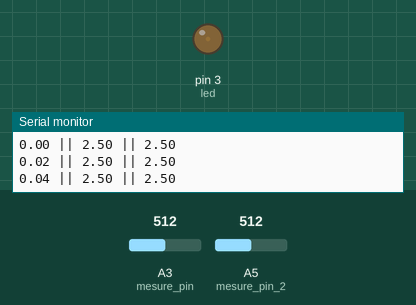
The sketch below on a simulated Arduino Uno, built with avr-gcc and run on an emulated ATmega328P. Shown: output pins drawn as LEDs (lit = HIGH), the last lines printed to the serial monitor. Inputs (shaded band) come from the test bench; at power-on: A3 (mesure_pin) = 512, A5 (mesure_pin_2) = 512.

Above: at 2.05 s.
At 4.6 s:
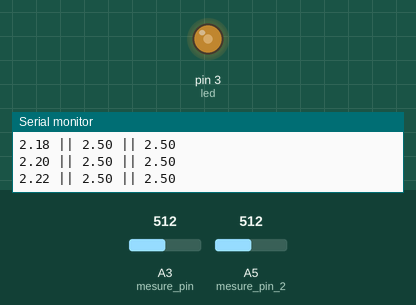
At 7.2 s:
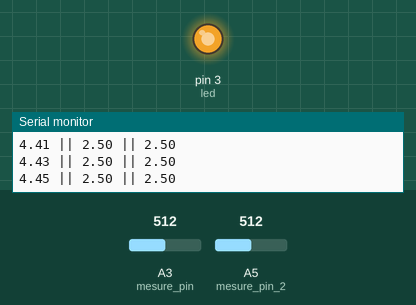
At 12.4 s:
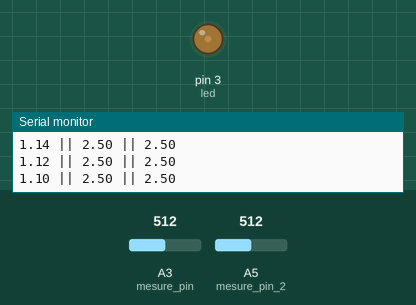
Timing chart, 0 to 17.2 s (numbered marks = the images above):
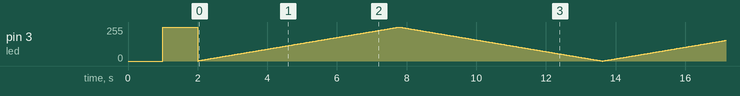

The sketch:

semestre1_td3_exo1.ino
```cpp
const int led = 3;
const int mesure_pin = 17;
const int mesure_pin_2 = 19;
int x = 0;
int last_borne = 0;

void setup() {
  // put your setup code here, to run once:
  pinMode(led, OUTPUT);
  pinMode(mesure_pin, INPUT);
  pinMode(mesure_pin_2, INPUT);
  Serial.begin(9600);
  Serial.println("--- Début du programme ---");

  analogWrite(led, 0);
  delay(1000);
  analogWrite(led, 255);
  delay(1000);
  analogWrite(led, 0);

}

void loop() {
  // put your main code here, to run repeatedly:
  analogWrite(led, x);
  Serial.print(x * 5.0 / 255.0);
  Serial.print(" || ");
  Serial.print(analogRead(mesure_pin)*5.0/1023.0);
  Serial.print(" || ");
  Serial.println(analogRead(mesure_pin_2) * 5.0 / 1023.0);
  delay(10);

  if (last_borne == 0){
    x++;
    if (x == 255) {
      last_borne = x;
      }
    }

  else if (last_borne == 255) {
    x--;
    if (x == 0) {
      last_borne = x;
      }
    }

  analogWrite(led, x);

}
```
